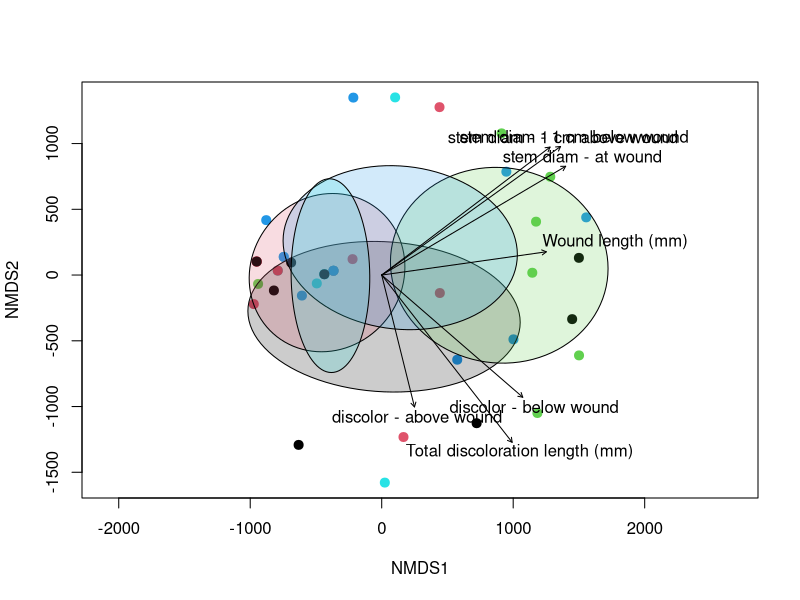
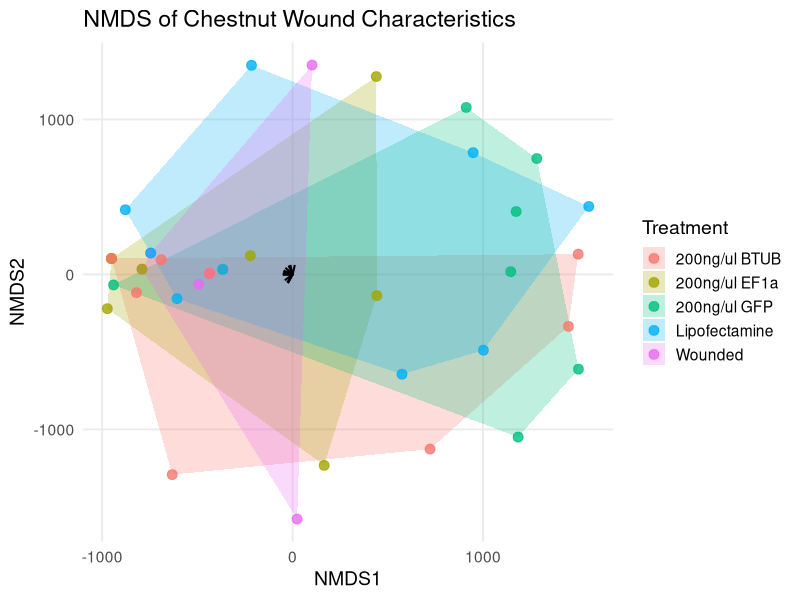

Generate these figures, in order, with R:
# Tree wound analysis R code 
# Carolyn Hanrahan 
# December 2nd, 2025 

library(vegan)
library(dplyr)
install.packages("readxl")   # only needed once
library(readxl)
library(tidyr)
install.packages(c("ggplot2", "vegan", "ggrepel"))
library(ggplot2)
library(vegan)
library(ggrepel)


df <- read_excel("Analysis - Summer 2025 Chestnut Experiment (1).xlsx")

# Select numeric variables + treatment label
wound_data <- df %>%
  select(Treatment,
         `Wound length (mm)`,
         `Total discoloration length (mm)`,
         `discolor - above wound`,
         `discolor - below wound`,
         `stem diam - at wound`,
         `stem diam - 1 cm above wound`,
         `stem diam - 1 cm below wound`) %>%
  drop_na()  # remove rows with missing measurements



str(wound_data)


# Convert all numeric variables to numeric explicitly
numeric_cols <- c(
  "Wound length (mm)",
  "Total discoloration length (mm)",
  "discolor - above wound",
  "discolor - below wound",
  "stem diam - at wound",
  "stem diam - 1 cm above wound",
  "stem diam - 1 cm below wound"
)

# Convert columns to numeric (coercing non-numeric entries to NA)
wound_data[numeric_cols] <- lapply(wound_data[numeric_cols], \(x) as.numeric(as.character(x)))

wound_data <- wound_data %>% drop_na(all_of(numeric_cols))


# Create matrix 
X <- wound_data %>% select(all_of(numeric_cols))
X_scaled <- scale(X)

# Run NMDS 
set.seed(123)
nmds_result <- metaMDS(X_scaled, distance = "bray", k = 2, trymax = 200)

# Test treatment group differences (PERMANOVA)
adonis2(X_scaled ~ Treatment, data = wound_data, method = "euclidean")

# Fit environmental vectors onto NMDS 
env <- envfit(nmds_result, X_scaled)
env
#~~~~~~~~~~~~~~~~~~~~~~~~~~~~~~~~~~~~~~~~~~~~~~~~~~~~~~~~~~~~~~~~~~~~~~~~~~~~~~~~~~~~~~~~~~~~
# Plot NMDS with treatment groups 

plot(nmds_result, type = "n")
points(nmds_result, display = "sites",
       col = as.factor(wound_data$Treatment),
       pch = 19, cex = 1.2)

ordiellipse(nmds_result, wound_data$Treatment, draw = "polygon",
            alpha = 0.2, col = 1:length(unique(wound_data$Treatment)))

plot(env, col = "black")   # add variable vectors like stem diameter

#~~~~~~~~~~~~~~~~~~~~~~~~~~~~~~~~~~~~~~~~~~~~~~~~~~~~~~~~~~~~~~~~~~~~~~~~~~~~~~~~~~~~~~~~~~~~~~
# Better version of plot 

nmds_scores <- as.data.frame(scores(nmds_result, display = "sites"))
nmds_scores$Treatment <- wound_data$Treatment

env_vectors <- scores(env, display = "vectors")
env_vectors <- as.data.frame(env_vectors)

# rescale arrows for visibility
env_vectors$NMDS1 <- env_vectors$NMDS1 * 0.7
env_vectors$NMDS2 <- env_vectors$NMDS2 * 0.7

# extract environmental vectors 
env_vectors$label <- rownames(env_vectors)

# covex hulls for treatment groups 
library(dplyr)

hulls <- nmds_scores %>%
  group_by(Treatment) %>%
  slice(chull(NMDS1, NMDS2))

# plot in ggplot 

ggplot() +
  # hull polygons
  geom_polygon(data = hulls,
               aes(x = NMDS1, y = NMDS2, fill = Treatment,
                   group = Treatment),
               alpha = 0.25, color = NA) +
  
  # points
  geom_point(data = nmds_scores,
             aes(x = NMDS1, y = NMDS2, color = Treatment),
             size = 3, alpha = 0.8) +
  
  # envfit arrows
  geom_segment(data = env_vectors,
               aes(x = 0, y = 0, xend = NMDS1, yend = NMDS2),
               arrow = arrow(length = unit(0.25, "cm")),
               linewidth = 0.7, color = "black") +
  
  # labels with repelling
  geom_text_repel(data = env_vectors,
                  aes(x = NMDS1, y = NMDS2, label = label),
                  size = 4, color = "black") +
  
  theme_minimal(base_size = 14) +
  labs(title = "NMDS of Chestnut Wound Characteristics",
       x = "NMDS1", y = "NMDS2") +
  theme(legend.position = "right",
        panel.grid.minor = element_blank())


